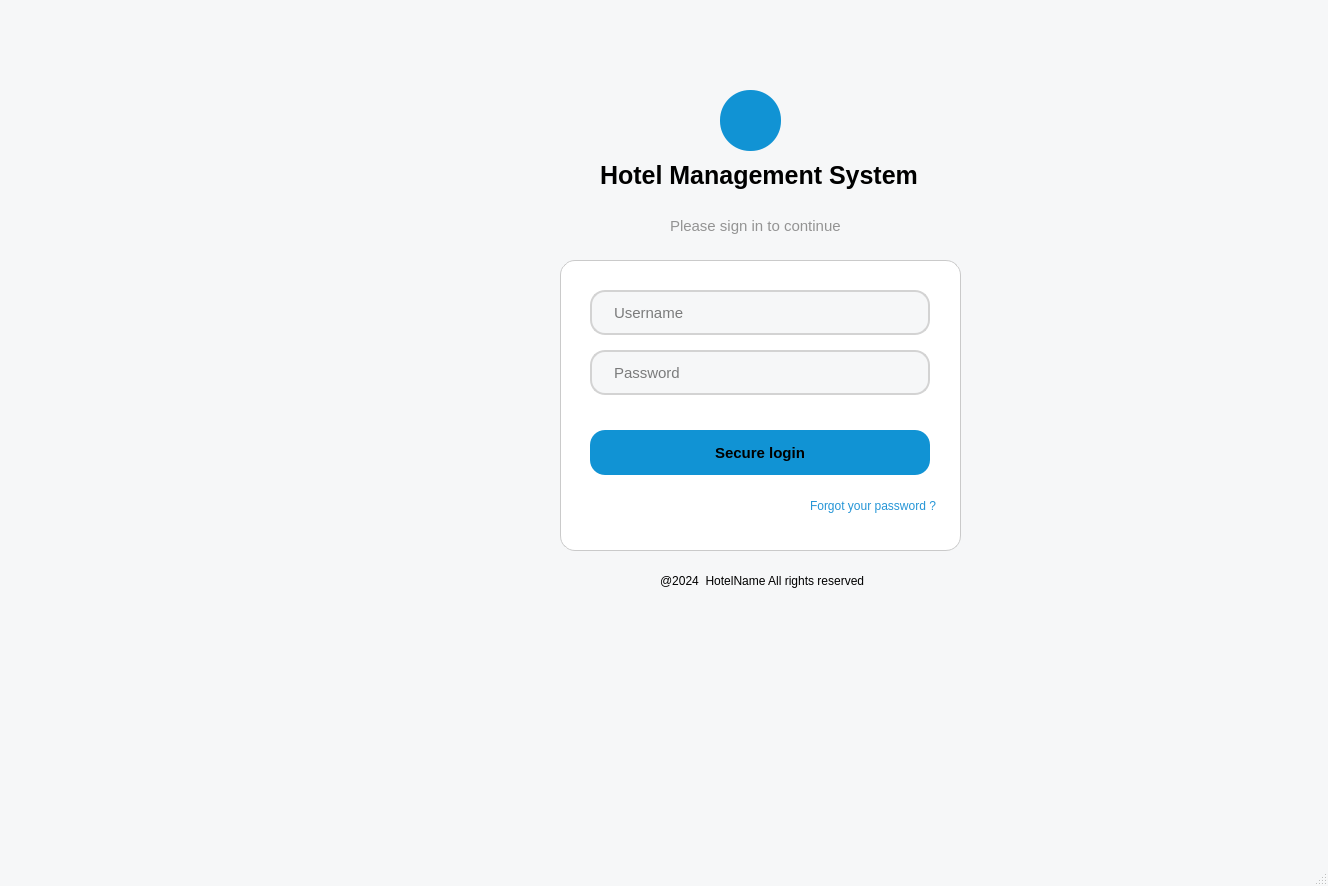
<?xml version="1.0" encoding="UTF-8"?>
<ui version="4.0">
 <class>MainWindow</class>
 <widget class="QMainWindow" name="MainWindow">
  <property name="geometry">
   <rect>
    <x>0</x>
    <y>0</y>
    <width>1328</width>
    <height>886</height>
   </rect>
  </property>
  <property name="windowTitle">
   <string>MainWindow</string>
  </property>
  <property name="styleSheet">
   <string notr="true">#MainWindow {
	background-color : #F6F7F8;}</string>
  </property>
  <widget class="QWidget" name="centralwidget">
   <widget class="QGroupBox" name="formBox">
    <property name="geometry">
     <rect>
      <x>560</x>
      <y>260</y>
      <width>401</width>
      <height>291</height>
     </rect>
    </property>
    <property name="styleSheet">
     <string notr="true">#formBox{
	background-color : white;
	border-radius : 15px;
border : 0.5px solid #CACACA;
}</string>
    </property>
    <property name="title">
     <string/>
    </property>
    <widget class="QLineEdit" name="txtUsername">
     <property name="geometry">
      <rect>
       <x>30</x>
       <y>30</y>
       <width>340</width>
       <height>45</height>
      </rect>
     </property>
     <property name="styleSheet">
      <string notr="true">#txtUsername{
	background-color : #F6F7F8;
	border : 2px solid #D3D3D3;
	border-radius : 15px;
	padding : 0 0 0 20px;
	font-size : 15px;
color : black;
}
</string>
     </property>
     <property name="placeholderText">
      <string>Username</string>
     </property>
    </widget>
    <widget class="QPushButton" name="btnSubmit">
     <property name="geometry">
      <rect>
       <x>30</x>
       <y>170</y>
       <width>340</width>
       <height>45</height>
      </rect>
     </property>
     <property name="styleSheet">
      <string notr="true">#btnSubmit {
	background-color : #1193d4;
	text-align : center;
	font-weight : bold;
	font-size : 15px;
	border : none;
	border-radius : 15px;

}</string>
     </property>
     <property name="text">
      <string>Secure login</string>
     </property>
    </widget>
    <widget class="QLineEdit" name="txtPassword">
     <property name="geometry">
      <rect>
       <x>30</x>
       <y>90</y>
       <width>340</width>
       <height>45</height>
      </rect>
     </property>
     <property name="styleSheet">
      <string notr="true">#txtPassword{
	background-color : #F6F7F8;
	border : 2px solid #D3D3D3;
	border-radius : 15px;
	padding : 0 0 0 20px;
	font-size : 15px;
color : black;
}</string>
     </property>
     <property name="placeholderText">
      <string>Password</string>
     </property>
    </widget>
    <widget class="QLabel" name="label">
     <property name="geometry">
      <rect>
       <x>250</x>
       <y>230</y>
       <width>131</width>
       <height>31</height>
      </rect>
     </property>
     <property name="styleSheet">
      <string notr="true">color : #2595d6;
</string>
     </property>
     <property name="text">
      <string>Forgot your password ?</string>
     </property>
    </widget>
   </widget>
   <widget class="QLabel" name="label_2">
    <property name="geometry">
     <rect>
      <x>600</x>
      <y>150</y>
      <width>321</width>
      <height>51</height>
     </rect>
    </property>
    <property name="styleSheet">
     <string notr="true">font-weight : bold;
font-size : 25px;
text-align : center;
color : black;</string>
    </property>
    <property name="text">
     <string>Hotel Management System</string>
    </property>
   </widget>
   <widget class="QLabel" name="label_3">
    <property name="geometry">
     <rect>
      <x>670</x>
      <y>200</y>
      <width>171</width>
      <height>51</height>
     </rect>
    </property>
    <property name="styleSheet">
     <string notr="true">font-size : 15px;
color : #939393;</string>
    </property>
    <property name="text">
     <string>Please sign in to continue</string>
    </property>
   </widget>
   <widget class="QLabel" name="label_4">
    <property name="geometry">
     <rect>
      <x>720</x>
      <y>90</y>
      <width>61</width>
      <height>61</height>
     </rect>
    </property>
    <property name="styleSheet">
     <string notr="true">#label_4  {
	background : #1193d4;
	border-radius : 30%;
	padding : 0 0 0 6px;
}</string>
    </property>
    <property name="text">
     <string/>
    </property>
    <property name="pixmap">
     <pixmap resource="ressources.qrc">:/new/icons/icons/night_shelter_24dp_E3E3E3_FILL0_wght400_GRAD0_opsz24.svg</pixmap>
    </property>
   </widget>
   <widget class="QLabel" name="label_5">
    <property name="geometry">
     <rect>
      <x>660</x>
      <y>570</y>
      <width>211</width>
      <height>21</height>
     </rect>
    </property>
    <property name="text">
     <string>@2024  HotelName All rights reserved</string>
    </property>
   </widget>
  </widget>
  <widget class="QMenuBar" name="menubar">
   <property name="geometry">
    <rect>
     <x>0</x>
     <y>0</y>
     <width>1328</width>
     <height>21</height>
    </rect>
   </property>
  </widget>
  <widget class="QStatusBar" name="statusbar"/>
 </widget>
 <resources>
  <include location="ressources.qrc"/>
 </resources>
 <connections/>
</ui>
